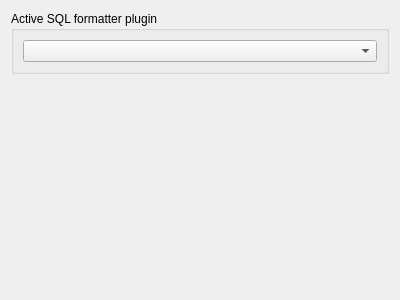
<?xml version="1.0" encoding="UTF-8"?>
<ui version="4.0">
 <class>Form</class>
 <widget class="QWidget" name="Form">
  <property name="geometry">
   <rect>
    <x>0</x>
    <y>0</y>
    <width>400</width>
    <height>300</height>
   </rect>
  </property>
  <property name="windowTitle">
   <string notr="true">Form</string>
  </property>
  <layout class="QVBoxLayout" name="verticalLayout">
   <item>
    <widget class="QGroupBox" name="groupBox">
     <property name="title">
      <string>Active SQL formatter plugin</string>
     </property>
     <layout class="QVBoxLayout" name="verticalLayout_2">
      <item>
       <widget class="QComboBox" name="comboBox"/>
      </item>
     </layout>
    </widget>
   </item>
   <item>
    <spacer name="verticalSpacer">
     <property name="orientation">
      <enum>Qt::Vertical</enum>
     </property>
     <property name="sizeHint" stdset="0">
      <size>
       <width>20</width>
       <height>40</height>
      </size>
     </property>
    </spacer>
   </item>
  </layout>
 </widget>
 <resources/>
 <connections/>
</ui>
